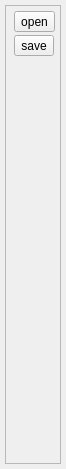
<?xml version="1.0" encoding="UTF-8"?>
<ui version="4.0">
 <class>CurveBox</class>
 <widget class="QWidget" name="CurveBox">
  <property name="geometry">
   <rect>
    <x>0</x>
    <y>0</y>
    <width>63</width>
    <height>469</height>
   </rect>
  </property>
  <property name="windowTitle">
   <string>Dialog</string>
  </property>
  <layout class="QVBoxLayout" name="verticalLayout">
   <property name="spacing">
    <number>3</number>
   </property>
   <property name="leftMargin">
    <number>5</number>
   </property>
   <property name="topMargin">
    <number>5</number>
   </property>
   <property name="rightMargin">
    <number>5</number>
   </property>
   <property name="bottomMargin">
    <number>5</number>
   </property>
   <item>
    <widget class="QFrame" name="frame">
     <property name="frameShape">
      <enum>QFrame::StyledPanel</enum>
     </property>
     <property name="frameShadow">
      <enum>QFrame::Raised</enum>
     </property>
     <layout class="QHBoxLayout" name="horizontalLayout">
      <property name="spacing">
       <number>3</number>
      </property>
      <property name="leftMargin">
       <number>5</number>
      </property>
      <property name="topMargin">
       <number>5</number>
      </property>
      <property name="rightMargin">
       <number>5</number>
      </property>
      <property name="bottomMargin">
       <number>5</number>
      </property>
      <item>
       <widget class="QwtPlot" name="qwtPlot"/>
      </item>
      <item>
       <layout class="QVBoxLayout" name="layout_options">
        <property name="spacing">
         <number>3</number>
        </property>
        <item>
         <widget class="QToolButton" name="btn_Load">
          <property name="text">
           <string>open</string>
          </property>
          <property name="icon">
           <iconset resource="../../icons/grapher.qrc">
            <normaloff>:/grapher/fileopen.png</normaloff>:/grapher/fileopen.png</iconset>
          </property>
         </widget>
        </item>
        <item>
         <widget class="QToolButton" name="btn_Save">
          <property name="text">
           <string>save</string>
          </property>
          <property name="icon">
           <iconset resource="../../icons/grapher.qrc">
            <normaloff>:/grapher/filesave.png</normaloff>:/grapher/filesave.png</iconset>
          </property>
         </widget>
        </item>
        <item>
         <spacer name="verticalSpacer">
          <property name="orientation">
           <enum>Qt::Vertical</enum>
          </property>
          <property name="sizeHint" stdset="0">
           <size>
            <width>20</width>
            <height>40</height>
           </size>
          </property>
         </spacer>
        </item>
       </layout>
      </item>
     </layout>
    </widget>
   </item>
  </layout>
 </widget>
 <customwidgets>
  <customwidget>
   <class>QwtPlot</class>
   <extends>QFrame</extends>
   <header>qwt_plot.h</header>
   <container>1</container>
  </customwidget>
 </customwidgets>
 <resources>
  <include location="../../icons/grapher.qrc"/>
 </resources>
 <connections/>
</ui>
